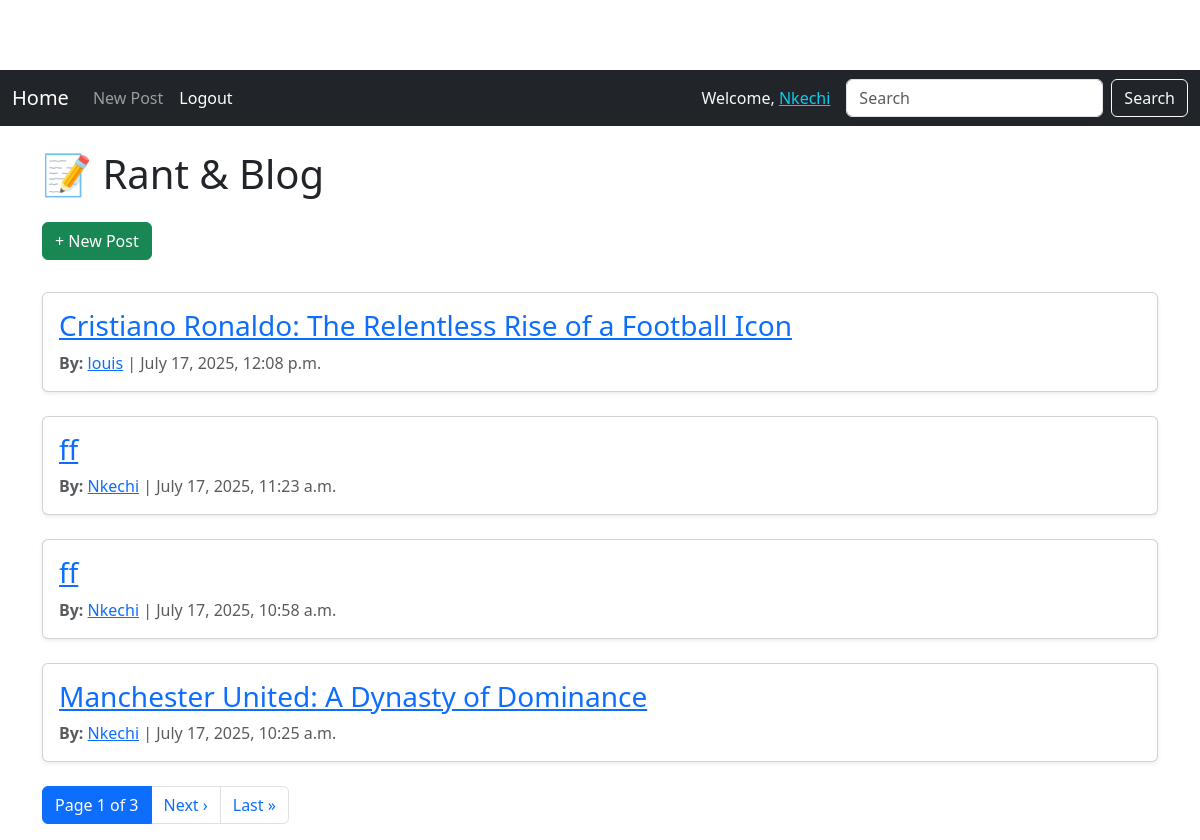
Screenshot of / (signed in) with the database file from the repository.
### blog/models.py (models this page shows, shortened)
class Post(models.Model):
    title = models.CharField(max_length=200)
    body = models.TextField()
    author = models.ForeignKey(User, on_delete=models.CASCADE)
    created_at = models.DateTimeField(auto_now_add=True) #Timestamp when post is created.
    updated_at = models.DateTimeField(auto_now=True) #Updates whenever post is edited.
    image = models.ImageField(upload_to='article_images/', blank=True, null=True)

### blog/views.py (the view)
# urls.py: path('', views.post_list, name='post_list'), #list view
def post_list(request):
    query = request.GET.get('q')
    posts = Post.objects.all()
    if query:
        posts = posts.filter(
            Q(title__icontains=query) | Q(body__icontains=query)
        )
    posts = posts.order_by('-created_at')  # Sort before pagination
    paginator = Paginator(posts, 4)
    page_number = request.GET.get('page')
    page_obj = paginator.get_page(page_number)
    return render(request, 'blog/post_list.html', {'page_obj': page_obj, 'query': query})

### blog/templates/blog/post_list.html (shortened to what this page needs)
{% extends 'blog/base.html' %}
{% block content %}
<h1 class="mb-4">📝 Rant & Blog </h1>
{% if user.is_authenticated %}
    <p>
        <a class="btn btn-success mb-3" href="{% url 'post_create' %}">+ New Post</a>
    </p>
{% else %}
    <p>
        <a href="{% url 'login' %}">Login</a> to create a post.
    </p>
{% endif %}
{% for post in page_obj %}
    <div class="card mb-4 shadow-sm">
        <div class="card-body">
            <h3 class="card-title">
                <a href="{% url 'post_detail' pk=post.pk %}">{{ post.title }}</a>
            </h3>
            <p class="card-text text-muted">
                <strong>By:</strong>
                <a href="{% url 'user_profile' username=post.author.username %}">{{ post.author.username }}</a>
                | {{ post.created_at }}
            </p>
        </div>
    </div>
{% empty %}
    <p class="text-danger">No posts found{{ request.GET.q|yesno:", matching your search." }}</p>
{% endfor %}
<div class="pagination mt-4">
    <nav aria-label="Page navigation">
        <ul class="pagination justify-content-center">
            <li class="page-item active">
                <span class="page-link">
                    Page {{ page_obj.number }} of {{ page_obj.paginator.num_pages }}
                </span>
            </li>
            {% if page_obj.has_next %}
                <li class="page-item">
                    <a class="page-link" href="?{% if request.GET.q %}q={{ request.GET.q }}&{% endif %}page={{ page_obj.next_page_number }}">Next ›</a>
                </li>
                <li class="page-item">
                    <a class="page-link" href="?{% if request.GET.q %}q={{ request.GET.q }}&{% endif %}page={{ page_obj.paginator.num_pages }}">Last »</a>
                </li>
            {% endif %}
        </ul>
    </nav>
</div>
{% endblock %}

### blog/templates/blog/base.html (shortened to what this page needs)
<!DOCTYPE html>
<html lang="en">
<head>
    <link href="https://cdn.jsdelivr.net/npm/bootstrap@5.3.2/dist/css/bootstrap.min.css" rel="stylesheet">
</head>
<body>
    <nav class="navbar navbar-expand-lg navbar-dark bg-dark mb-4 sticky-top">
      <div class="container-fluid">
        <a class="navbar-brand" href="{% url 'post_list' %}">Home</a>
        <div class="collapse navbar-collapse" id="navbarResponsive">
          <ul class="navbar-nav me-auto mb-2 mb-lg-0">
            {% if user.is_authenticated %}
            <li class="nav-item">
              <a class="nav-link" href="{% url 'post_create' %}">New Post</a>
            </li>
            <li class="nav-item">
              <li class="nav-item">
                <form method="post" action="{% url 'logout' %}">
                  <button type="submit" class="btn nav-link text-white border-0 bg-transparent" style="cursor: pointer; padding-top: 8px;">
                    Logout
                  </button>
                </form>
              </li>
            </li>
            {% endif %}
          </ul>
          {% if user.is_authenticated %}
          <span class="navbar-text text-light me-3">
            Welcome, <a class="text-info text-decoration-underline" href="{% url 'user_profile' user.username %}">{{ user.username }}</a>
          </span>
          {% endif %}
          <form method="get" action="{% url 'post_list' %}" class="d-flex" role="search">
            <input class="form-control me-2" type="search" name="q" placeholder="Search" value="{{ request.GET.q }}">
            <button class="btn btn-outline-light" type="submit">Search</button>
          </form>
        </div>
      </div>
    </nav>
    <div class="container">
        {% block content %}{% endblock %}
    </div>
</body>
</html>

### blog/templates/blog/base.html (style rules this page uses)
body { padding-top: 70px; }

### rows the page displays
Post: title "Cristiano Ronaldo: The Relentless Rise of a Football Icon", author.username "louis", created_at "July 17, 2025, 12:08 p.m."
Post: title "ff", author.username "Nkechi", created_at "July 17, 2025, 11:23 a.m."
Post: title "ff", author.username "Nkechi", created_at "July 17, 2025, 10:58 a.m."
Post: title "Manchester United: A Dynasty of Dominance", author.username "Nkechi", created_at "July 17, 2025, 10:25 a.m."

### other values shown
{{ user.username }} "Nkechi"
{{ page_obj.number }} "1"
{{ page_obj.paginator.num_pages }} "3"
